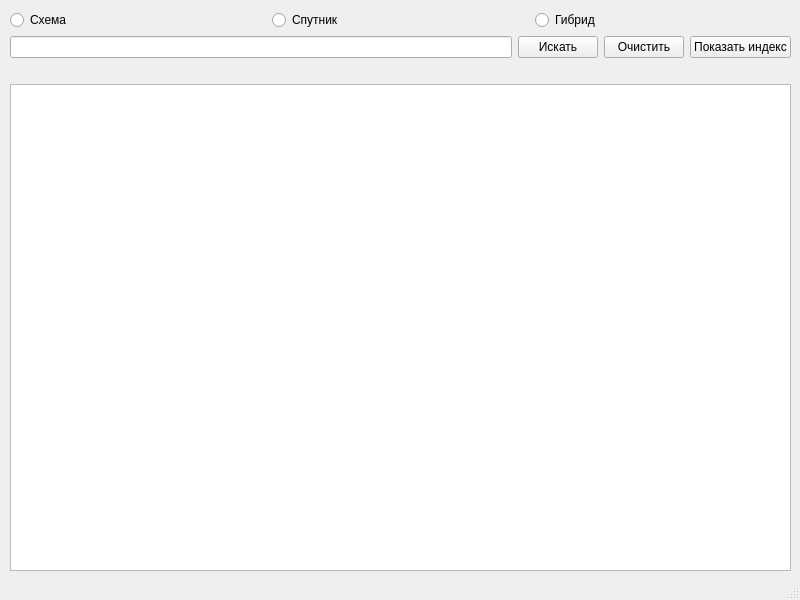
<?xml version="1.0" encoding="UTF-8"?>
<ui version="4.0">
 <class>MainWindow</class>
 <widget class="QMainWindow" name="MainWindow">
  <property name="geometry">
   <rect>
    <x>0</x>
    <y>0</y>
    <width>800</width>
    <height>600</height>
   </rect>
  </property>
  <property name="windowTitle">
   <string>MainWindow</string>
  </property>
  <widget class="QWidget" name="centralwidget">
   <widget class="QWidget" name="gridLayoutWidget">
    <property name="geometry">
     <rect>
      <x>10</x>
      <y>10</y>
      <width>781</width>
      <height>561</height>
     </rect>
    </property>
    <layout class="QGridLayout" name="gridLayout">
     <item row="0" column="0">
      <widget class="QRadioButton" name="scheme_rb">
       <property name="text">
        <string>Схема</string>
       </property>
      </widget>
     </item>
     <item row="2" column="0" colspan="3">
      <layout class="QHBoxLayout" name="horizontalLayout">
       <item>
        <widget class="QLineEdit" name="place_input"/>
       </item>
       <item>
        <widget class="QPushButton" name="find_b">
         <property name="text">
          <string>Искать</string>
         </property>
        </widget>
       </item>
       <item>
        <widget class="QPushButton" name="clear_b">
         <property name="text">
          <string>Очистить</string>
         </property>
        </widget>
       </item>
       <item>
        <widget class="QPushButton" name="index_b">
         <property name="text">
          <string>Показать индекс</string>
         </property>
        </widget>
       </item>
      </layout>
     </item>
     <item row="0" column="2">
      <widget class="QRadioButton" name="hybrid_rb">
       <property name="text">
        <string>Гибрид</string>
       </property>
      </widget>
     </item>
     <item row="0" column="1">
      <widget class="QRadioButton" name="satellite_rb">
       <property name="text">
        <string>Спутник</string>
       </property>
      </widget>
     </item>
     <item row="4" column="0" colspan="3">
      <widget class="QGraphicsView" name="display"/>
     </item>
     <item row="3" column="0" colspan="3">
      <widget class="QLabel" name="adress_d">
       <property name="text">
        <string/>
       </property>
      </widget>
     </item>
    </layout>
   </widget>
  </widget>
  <widget class="QStatusBar" name="statusbar"/>
 </widget>
 <resources/>
 <connections/>
</ui>
